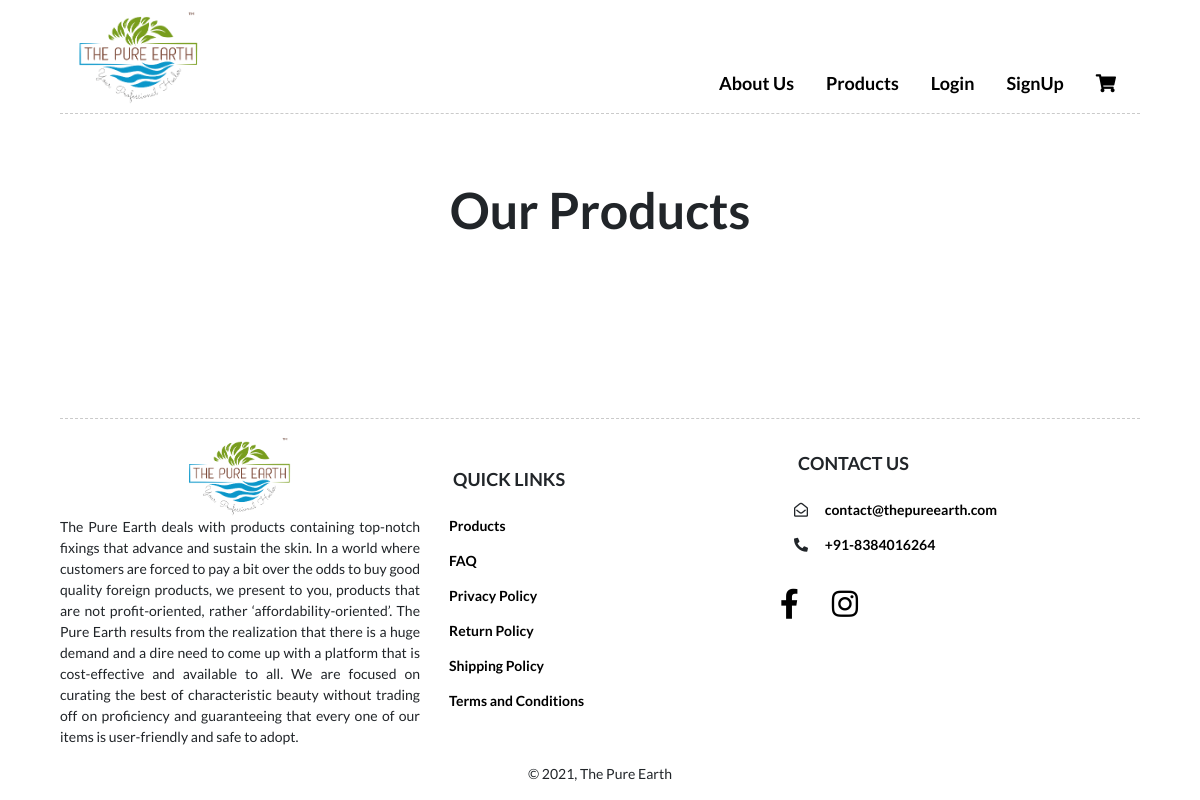
/products, run on an earlier commit of the app's database.
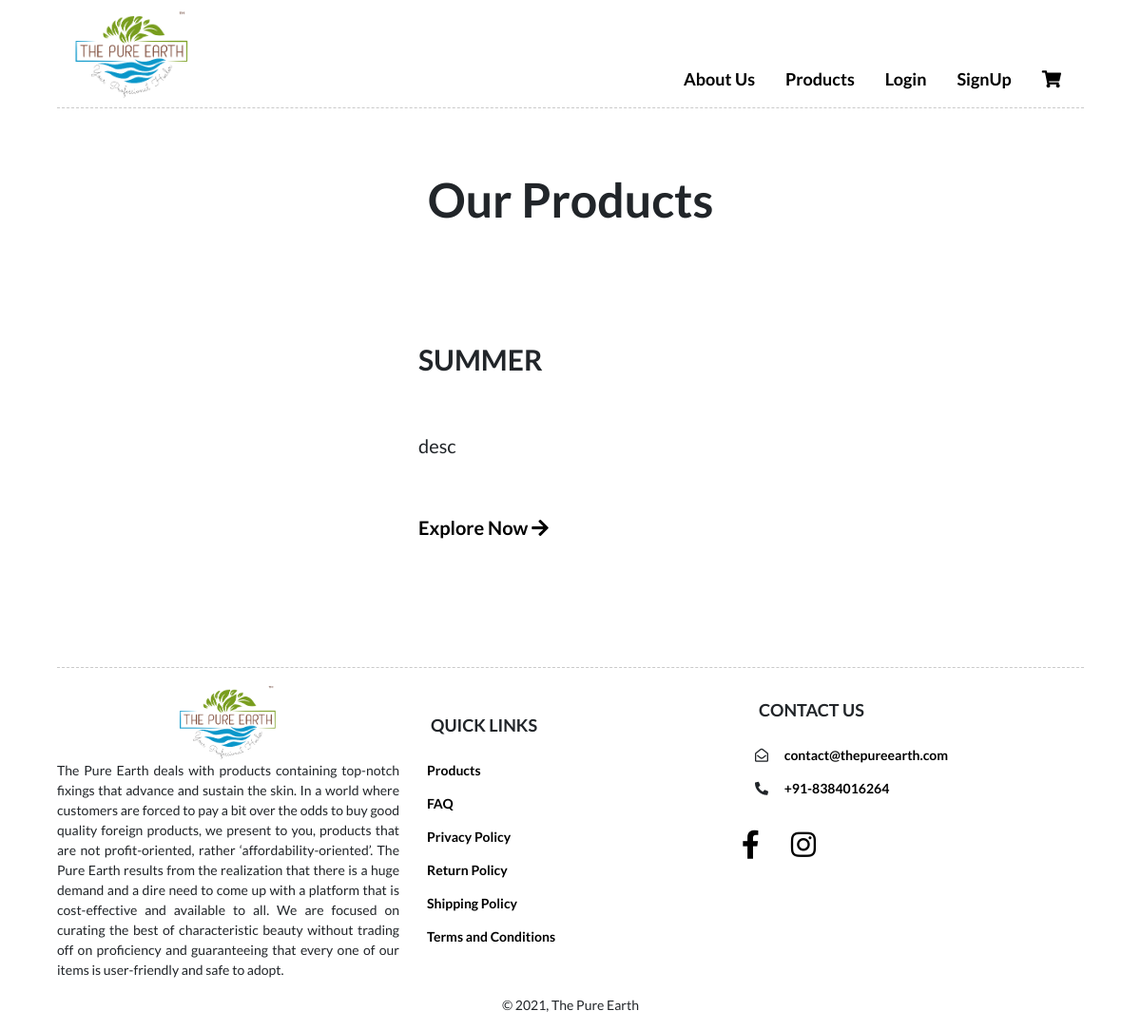
And on a later commit of the database.
### pure/models.py (models this page shows, shortened)
class Product(models.Model):
    name = models.CharField(max_length=100, null=True, blank=True)
    price = models.DecimalField(max_digits=10, decimal_places=2)
    b_description = models.CharField(max_length=500, null=True, blank=True)
    main_desc = models.CharField(max_length=500, null=True, blank=True)
    description = models.CharField(max_length=500, null=True, blank=True)
    description1 = models.TextField(null=True, blank=True)
    benefits1 = models.CharField(max_length=500, null=True, blank=True)
    benefits2 = models.CharField(max_length=500, null=True, blank=True)
    benefits3 = models.CharField(max_length=500, null=True, blank=True)
    benefits4 = models.CharField(max_length=500, null=True, blank=True)
    benefits5 = models.CharField(max_length=500, null=True, blank=True)
    directions = models.CharField(max_length=500, null=True, blank=True)
    images = models.ManyToManyField(Image)
    is_active = models.BooleanField(default=True)
    slug = models.SlugField(max_length=200, unique=True)
    created_at = models.DateTimeField(auto_now_add=True)
    updated_at = models.DateTimeField(auto_now=True)
    class Meta:
        ordering = ('name',)
        index_together = (('id', 'slug'),)
    def get_absolute_url(self):
        return reverse('pure:product_detail', args=[self.slug])

### pure/views.py (the view)
# urls.py: path('products', views.product_list, name='products_list'),  # products page
def product_list(request, category_slug=None):
    category = None
    categories = Category.objects.all()
    products = Product.objects.filter(is_active=True)
    if category_slug:
        category = get_object_or_404(Category, slug=category_slug)
        products = products.filter(category=category)
    return render(request, 'screens/Products.html', {'category': category, 'categories': categories, 'products': products})

### cart/context_processors.py (called while the page is built)
def cart(request):
    return {'cart':Cart(request)}

### templates/screens/Products.html (shortened to what this page needs)
{% extends 'index.html' %}
{% load static %}
{% block content %}
<div class="products">
    <h1>Our Products</h1>
    <div class="row">
        <div class="col-sm-12 col-md-auto col-lg-12">
            {% for product in products %}
            <div class="item">
                <div class="row itemrow">
                    <div class="col-sm-12 col-md-auto col-lg-4">
                    </div>
                    <div class="col-sm-12 col-md-auto col-lg-8">
                        <div class="prodtxt">
                            <h2>{{product.name}}</h2>
                            <p>{{product.b_description}}</p>
                            <a href="{{ product.get_absolute_url }}">
                                <p>
                                    Explore Now
                                    <i class="fas fa-arrow-right"></i>
                                </p>
                            </a>
                        </div>
                    </div>
                </div>
            </div>
            {% endfor %}
        </div>
    </div>
</div>
{% endblock %}

What changed in the data, as far as the page shows it:
added Product: name "SUMMER", b_description "desc"
